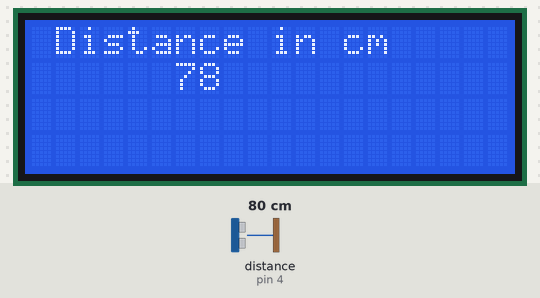
A sketch run on a simulated Arduino Uno, built with avr-gcc and run on an emulated ATmega328P. On the bench: 20×4 character LCD. Wiring (inferred from the names in the program): ultrasonic range finder: trigger pin 3; echo pin 4. The inputs (shaded band) are chosen by the test bench; at power-on: distance to the obstacle (sensor on pin 4) 80 cm. The echo pulse lasts 58.3 µs per cm; what the sketch prints to the serial monitor is not drawn.

Above: at 1.2 s.
1.3 s: distance to the obstacle (sensor on pin 4) set to 60 cm
At 1.7 s:
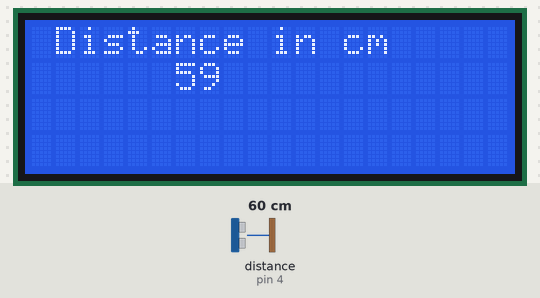
4.3 s: distance to the obstacle (sensor on pin 4) set to 250 cm
At 5.4 s:
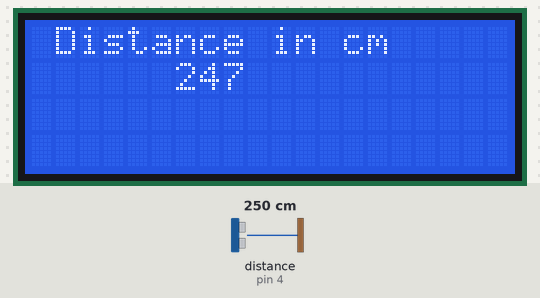
7.3 s: distance to the obstacle (sensor on pin 4) set to 2 cm
At 8.3 s:
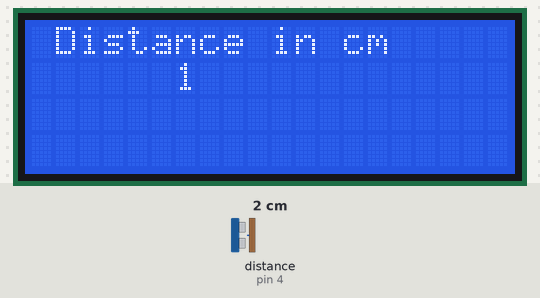
8.9 s: distance to the obstacle (sensor on pin 4) set to 120 cm
At 10.0 s:
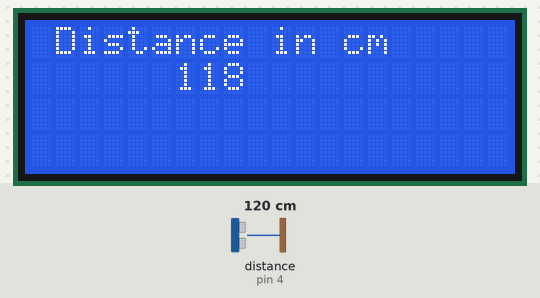
11.9 s: distance to the obstacle (sensor on pin 4) set to 250 cm
At 12.4 s:
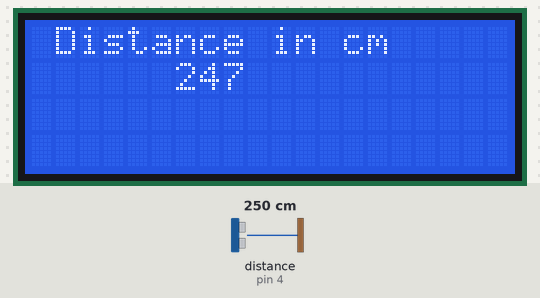
Timing chart, 0 to 14.9 s (numbered marks = the images above; inputs shaded):
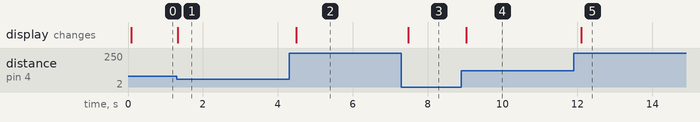

The sketch:

Ultrasonic_LCD.ino
```cpp
#include <Wire.h>
#include <LiquidCrystal_I2C.h>
// 16 chars and 2 line 디스플레이를 위해 LCD 주소를 0x27 또는 0x3f로 설정
LiquidCrystal_I2C lcd(0x27, 20, 4);

// defines arduino pins numbers
const int trigPin = 3;
const int echoPin = 4;
// defines variables
long duration;
int distance;

void setup() {
  lcd.init();
  lcd.backlight();
  pinMode(trigPin, OUTPUT);  // trigPin을 출력으로 설정
  pinMode(echoPin, INPUT);   // echoPin을 입력으로 설정
  Serial.begin(9600);        // Starts the serial communication
}

void loop() {
  // trigPin 초기화
  digitalWrite(trigPin, LOW);
  delayMicroseconds(2);
  // 10 마이크로초 동안 trigPin을 HIGH 상태로 설정
  digitalWrite(trigPin, HIGH);
  delayMicroseconds(10);
  digitalWrite(trigPin, LOW);
  // echoPin을 읽고 음파 이동 시간을 마이크로초 단위로 반환합니다.
  duration = pulseIn(echoPin, HIGH);
  // 거리 계산
  distance = duration * 0.034 / 2;
  // 거리 출력
  Serial.print(distance);
  Serial.println(" cm");
  lcd.clear();
  lcd.setCursor(0, 0);
  lcd.print(" Distance in cm ");
  lcd.setCursor(6, 1);
  lcd.print(distance);
  delay(150);
}
```

Measured:
- after the input at 1.3 s, the display: changes at once (image 1)
- after the input at 4.3 s, the display: changes after 0.20 s (image 2)
- after the input at 7.3 s, the display: changes after 0.18 s (image 3)
- after the input at 8.9 s, the display: changes after 0.13 s (image 4)
- after the input at 11.9 s, the display: changes after 0.20 s (image 5)
